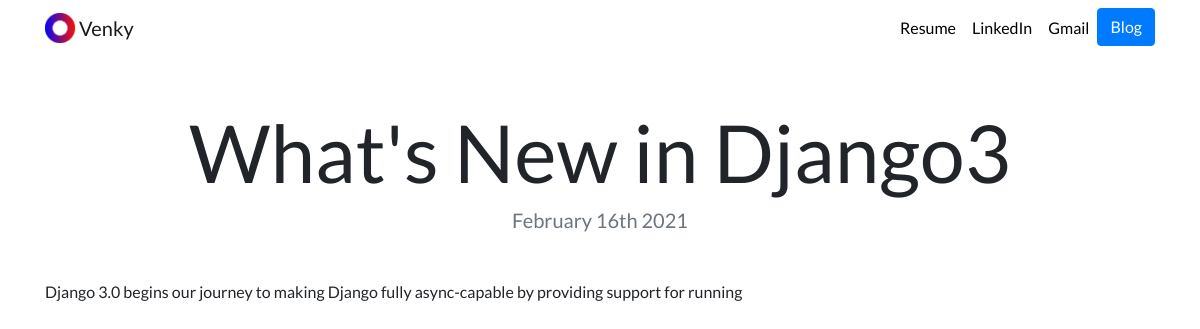
Page /blog/1/ on the committed database.
### blog/models.py (models this page shows, shortened)
class Blog(models.Model):
    title = models.CharField(max_length=100)
    date_posted = models.DateField(auto_now=True)
    description = models.CharField(max_length=100)

### blog/views.py (the view)
# urls.py: path('<int:blog_id>/', views.detail, name='detail')
def detail(request, blog_id):
    blog_object = get_object_or_404(Blog, pk=blog_id)
    return render(request, 'blog/detail.html', {'blogId': blog_object})

### blog/templates/blog/detail.html
{% extends "portfolio/base.html" %}
{% load static %}
{% block content %}
<h1 class="text-center mt-5" id="blogdetailtitle">{{ blogId.title }}</h1>
<h5 class="text-center text-muted mb-5">{{ blogId.date_posted|date:'F jS Y' }}</h5>
{{ blogId.description|safe }}
{% endblock %}

### portfolio/static/portfolio/custom.css (style rules this page uses)
body { font-family: 'Lato', sans-serif; }
@media (min-width: 992px) { #blogdetailtitle { font-size: 5rem; } }

### rows in the picture
Blog: title "What's New in Django3", date_posted "February 16th 2021", description "Django 3.0 begins our journey to making Django fully async-capable by providing support for running"
